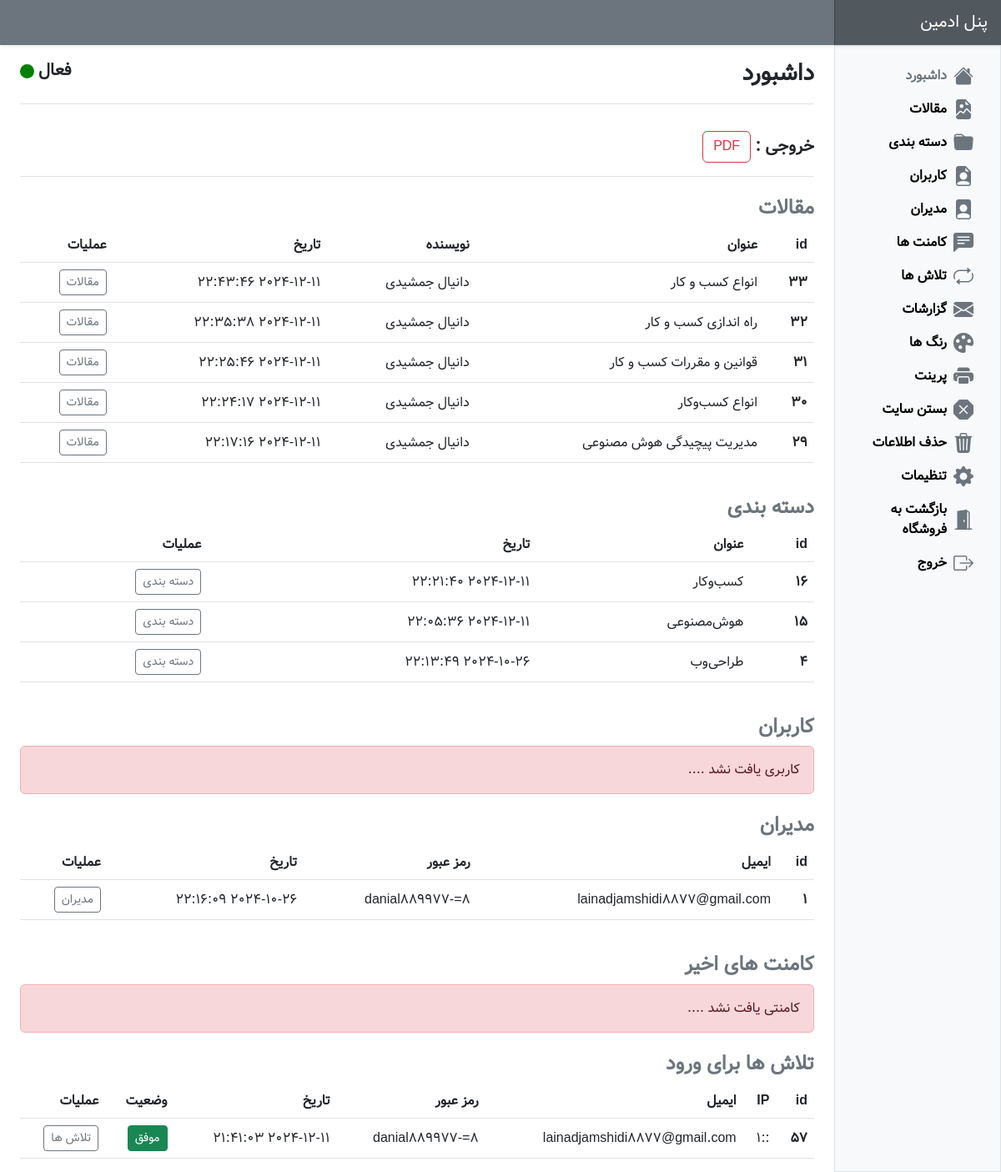
/admin-panel/index.php (signed in), run on the app's committed database.
### tables this page shows
CREATE TABLE `die` (
  `id` int(255) NOT NULL,
  `situation` int(255) NOT NULL DEFAULT 1
);

CREATE TABLE `posts` (
  `id` int(11) NOT NULL,
  `title` varchar(255) NOT NULL,
  `body` text NOT NULL,
  `category_id` int(11) NOT NULL,
  `author` varchar(255) NOT NULL,
  `image` varchar(255) NOT NULL,
  `count` varchar(255) NOT NULL DEFAULT 'count',
  `time` datetime NOT NULL DEFAULT current_timestamp()
);

CREATE TABLE `categories` (
  `id` int(11) NOT NULL,
  `title` varchar(255) NOT NULL,
  `count` varchar(255) NOT NULL DEFAULT 'count',
  `time` datetime NOT NULL DEFAULT current_timestamp()
);

CREATE TABLE `users` (
  `id` int(11) NOT NULL,
  `email` varchar(255) NOT NULL,
  `password` varchar(255) NOT NULL,
  `count` varchar(255) NOT NULL DEFAULT 'count',
  `time` datetime NOT NULL DEFAULT current_timestamp()
);

CREATE TABLE `logs` (
  `id` int(255) NOT NULL,
  `IP` varchar(255) NOT NULL,
  `situation` varchar(255) NOT NULL,
  `email` varchar(255) NOT NULL,
  `password` varchar(255) NOT NULL,
  `login_time` datetime NOT NULL DEFAULT current_timestamp(),
  `count` varchar(255) NOT NULL DEFAULT 'count'
);

### admin-panel/include/db.php (called while the page is built, shortened)
<?php
try {
    if (isset($_SESSION["warning"])) {
        $warning = "text-warning";
    } else if (isset($_SESSION["danger"])) {
        $danger = "text-danger";
    } else if (isset($_SESSION["primary"])) {
        $primary = "text-primary";
    } else if (isset($_SESSION["success"])) {
        $success = "text-success";
    } else {
        $secondary = "text-secondary";
    }
    if (isset($_SESSION["warning"])) {
        $btn_warning = "btn-outline-warning";
    } else if (isset($_SESSION["danger"])) {
        $btn_danger = "btn-outline-danger";
    } else if (isset($_SESSION["primary"])) {
        $btn_primary = "btn-outline-primary";
    } else if (isset($_SESSION["success"])) {
        $btn_success = "btn-outline-success";
    } else {
        $btn_secondary = "btn-outline-secondary";
    }
} catch (PDOException $e) {
    $e->getMessage();
    die;
}

### admin-panel/index.php (the view, shortened to what this page needs)
<div id="after_load">
    <?php
    include "./include/layout/header.php";
    $posts = $db->query("SELECT * FROM posts ORDER BY id DESC LIMIT 5");
    $comments = $db->query("SELECT * FROM comments ORDER BY id DESC LIMIT 5");
    $categories = $db->query("SELECT * FROM categories ORDER BY id DESC");
    $registers = $db->query("SELECT * FROM registers ORDER BY id DESC");
    $users = $db->query("SELECT * FROM users ORDER BY id DESC");
    $logs = $db->query("SELECT * FROM logs ORDER BY id DESC");
    ?>
    <div class="container-fluid">
        <div class="row">
            <?php
            include "./include/layout/sidebar.php"
            ?>
            <main class="col-md-9 ms-sm-auto col-lg-10 px-md-4">
                <div class="d-flex justify-content-between flex-wrap flex-md-nowrap align-items-center pt-3 pb-2 mb-3 border-bottom">
                    <h1 class="fs-3 fw-bold">داشبورد</h1>
                    <?php
                    $die = $db->prepare("SELECT situation FROM die");
                    $die->execute();
                    foreach ($die as $cls) {
                        if ($cls["situation"] === 1) {
                    ?>
                            <div class="situation">
                                <p class="fs-5 fw-bold"> فعال </p><span style="background: green;"></span>
                            </div>
                        <?php
                        } else {
                        ?>
                            <div class="situation">
                                <p class="fs-5 fw-bold"> غیر فعال </p><span style="background: red;"></span>
                            </div>
                    <?php
                        }
                    }
                    ?>
                </div>
                <form action="pages/excel/cetegories.php" method="post">
                    <div class="d-flex justify-content-between flex-wrap flex-md-nowrap align-items-center pt-3 pb-2 mb-3 border-bottom">
                        <h3 class="fs-5 fw-bold"> خروجی : <a onclick="window.print();" class="btn btn-outline-danger <?= $btn_secondary ?> <?= $btn_warning ?> <?= $btn_danger ?> <?= $btn_primary ?> <?= $btn_success ?>"> PDF </a> </h3>
                    </div>
                </form>
                <div class="mt-4">
                    <h4 class="<?= $secondary ?> <?= $warning ?> <?= $danger ?> <?= $primary ?> <?= $success ?> fw-bold"> مقالات </h4>
                    <?php if ($posts->rowCount() > 0) : ?>
                        <div class="table-responsive small">
                            <table class="table table-hover align-middle">
                                <thead>
                                    <tr>
                                        <th>id</th>
                                        <th>عنوان</th>
                                        <th>نویسنده</th>
                                        <th> تاریخ </th>
                                        <th>عملیات</th>
                                    </tr>
                                </thead>
                                <tbody>
                                    <?php foreach ($posts as $post) : ?>
                                        <tr>
                                            <th><?= $post['id'] ?></th>
                                            <td><?= $post['title'] ?></td>
                                            <td><?= $post['author'] ?></td>
                                            <td><?= $post['time'] ?></td>
                                            <td>
                                                <a href="./pages/posts" class="btn btn-sm <?= $btn_secondary ?> <?= $btn_warning ?> <?= $btn_danger ?> <?= $btn_primary ?> <?= $btn_success ?>"> مقالات </a>
                                            </td>
                                        </tr>
                                    <?php endforeach ?>
                                </tbody>
                            </table>
                        </div>
                    <?php endif ?>
                </div>
                <div class="mt-4">
                    <h4 class="<?= $secondary ?> <?= $warning ?> <?= $danger ?> <?= $primary ?> <?= $success ?> fw-bold">دسته بندی</h4>
                    <?php if ($categories->rowCount() > 0) : ?>
                        <div class="table-responsive small">
                            <table class="table table-hover align-middle">
                                <thead>
                                    <tr>
                                        <th>id</th>
                                        <th>عنوان</th>
                                        <th> تاریخ </th>
                                        <th>عملیات</th>
                                    </tr>
                                </thead>
                                <tbody>
                                    <?php foreach ($categories as $category) : ?>
                                        <tr>
                                            <th><?= $category['id'] ?></th>
                                            <td><?= $category['title'] ?></td>
                                            <td><?= $category['time'] ?></td>
                                            <td>
                                                <a href="./pages/categories" class="btn btn-sm <?= $btn_secondary ?> <?= $btn_warning ?> <?= $btn_danger ?> <?= $btn_primary ?> <?= $btn_success ?>"> دسته بندی </a>
                                            </td>
                                        </tr>
                                    <?php endforeach ?>
                                </tbody>
                            </table>
                        </div>
                    <?php endif ?>
                </div>
                <div class="mt-4">
                    <h4 class="<?= $secondary ?> <?= $warning ?> <?= $danger ?> <?= $primary ?> <?= $success ?> fw-bold"> کاربران </h4>
                    <?php if ($registers->rowCount() > 0) : ?>
                        <div class="table-responsive small">
                            <table class="table table-hover align-middle">
                                <thead>
                                    <tr>
                                        <th>id</th>
                                        <th>نام</th>
                                        <th> نام خانوادگی </th>
                                        <th> نام کاربری </th>
                                        <th> ایمیل </th>
                                        <th> رمز عبور </th>
                                        <th> تاریخ </th>
                                        <th>عملیات</th>
                                    </tr>
                                </thead>
                                <tbody>
                                    <?php foreach ($registers as $register) : ?>
                                        <tr>
                                            <th><?= $register['id'] ?></th>
                                            <td><?= $register['fname'] ?></td>
                                            <td><?= $register['lname'] ?></td>
                                            <td><?= $register['username'] ?></td>
                                            <td><?= $register['email'] ?></td>
                                            <td><?= $register['password'] ?></td>
                                            <td><?= $register['time'] ?></td>
                                            <td>
                                                <a href="./pages/registers" class="btn btn-sm <?= $btn_secondary ?> <?= $btn_warning ?> <?= $btn_danger ?> <?= $btn_primary ?> <?= $btn_success ?>"> کاربران </a>
                                            </td>
                                        </tr>
                                    <?php endforeach ?>
                                </tbody>
                            </table>
                        </div>
                    <?php else : ?>
                        <div class="col">
                            <div class="alert alert-danger">
                                کاربری یافت نشد ....
                            </div>
                        </div>
                    <?php endif ?>
                </div>
                <div class="mt-4">
                    <h4 class="<?= $secondary ?> <?= $warning ?> <?= $danger ?> <?= $primary ?> <?= $success ?> fw-bold"> مدیران </h4>
                    <?php if ($users->rowCount() > 0) : ?>
                        <div class="table-responsive small">
                            <table class="table table-hover align-middle">
                                <thead>
                                    <tr>
                                        <th>id</th>
                                        <th> ایمیل </th>
                                        <th> رمز عبور </th>
                                        <th> تاریخ </th>
                                        <th>عملیات</th>
                                    </tr>
                                </thead>
                                <tbody>
                                    <?php foreach ($users as $user) : ?>
                                        <tr>
                                            <th><?= $user['id'] ?></th>
                                            <td><?= $user['email'] ?></td>
                                            <td><?= $user['password'] ?></td>
                                            <td><?= $user['time'] ?></td>
                                            <td>
                                                <a href="./pages/users" class="btn btn-sm <?= $btn_secondary ?> <?= $btn_warning ?> <?= $btn_danger ?> <?= $btn_primary ?> <?= $btn_success ?>"> مدیران </a>
                                            </td>
                                        </tr>
                                    <?php endforeach ?>
                                </tbody>
                            </table>
                        </div>
                    <?php endif ?>
                </div>
                <div class="mt-4">
                    <h4 class="<?= $secondary ?> <?= $warning ?> <?= $danger ?> <?= $primary ?> <?= $success ?> fw-bold">کامنت های اخیر</h4>
                    <?php if ($comments->rowCount() > 0) : ?>
                        <div class="table-responsive small">
                            <table class="table table-hover align-middle">
                                <thead>
                                    <tr>
                                        <th>id</th>
                                        <th>نام</th>
                                        <th>متن کامنت</th>
                                        <th> تاریخ </th>
                                        <th>عملیات</th>
                                    </tr>
                                </thead>
                                <tbody>
                                    <?php foreach ($comments as $comment) : ?>
                                        <tr>
                                            <th><?= $comment['id'] ?></th>
                                            <td><?= $comment['name'] ?></td>
                                            <td><?= $comment['comment'] ?></td>
                                            <td><?= $comment['time'] ?></td>
                                            <td>
                                                <a href="./pages/comments" class="btn btn-sm <?= $btn_secondary ?> <?= $btn_warning ?> <?= $btn_danger ?> <?= $btn_primary ?> <?= $btn_success ?>"> نظرات </a>
                                            </td>
                                        </tr>
                                    <?php endforeach ?>
                                </tbody>
                            </table>
                        </div>
                    <?php else : ?>
                        <div class="col">
                            <div class="alert alert-danger">
                                کامنتی یافت نشد ....
                            </div>
                        </div>
                    <?php endif ?>
                </div>
                <div class="mt-4">
                    <h4 class="<?= $secondary ?> <?= $warning ?> <?= $danger ?> <?= $primary ?> <?= $success ?> fw-bold"> تلاش ها برای ورود </h4>
                    <?php if ($logs->rowCount() > 0) : ?>
                        <div class="table-responsive small">
                            <table class="table table-hover align-middle">
                                <thead>
                                    <tr>
                                        <th>id</th>
                                        <th>IP</th>
                                        <th>ایمیل</th>
                                        <th>رمز عبور</th>
                                        <th> تاریخ </th>
                                        <th>وضعیت</th>
                                        <th>عملیات</th>
                                    </tr>
                                </thead>
                                <tbody>
                                    <?php foreach ($logs as $log) : ?>
                                        <tr>
                                            <th><?= $log['id'] ?></th>
                                            <td><?= $log['IP'] ?></td>
                                            <td><?= $log['email'] ?></td>
                                            <td><?= $log['password'] ?></td>
                                            <td><?= $log['login_time'] ?></td>
                                            <th><a class="<?= $log['situation'] == "موفق" ? "btn btn-sm btn-success" : "btn btn-sm btn-danger" ?>"><?= $log['situation'] ?></a></th>
                                            <td>
                                                <a href="./pages/logs" class="btn btn-sm <?= $btn_secondary ?> <?= $btn_warning ?> <?= $btn_danger ?> <?= $btn_primary ?> <?= $btn_success ?>"> تلاش ها </a>
                                            </td>
                                        </tr>
                                    <?php endforeach ?>
                                </tbody>
                            </table>
                        </div>
                    <?php endif ?>
                </div>
            </main>
        </div>
    </div>
    <?php
    include "./include/layout/footer.php"
    ?>
</div>

### data on the page
die: situation "فعال"
posts: id "33", title "انواع کسب و کار", author "دانیال جمشیدی", time "2024-12-11 22:43:46"
posts: id "32", title "راه اندازی کسب و کار", author "دانیال جمشیدی", time "2024-12-11 22:35:38"
posts: id "31", title "قوانین و مقررات کسب و کار", author "دانیال جمشیدی", time "2024-12-11 22:25:46"
posts: id "30", title "انواع کسب‌وکار", author "دانیال جمشیدی", time "2024-12-11 22:24:17"
posts: id "29", title "مدیریت پیچیدگی هوش مصنوعی", author "دانیال جمشیدی", time "2024-12-11 22:17:16"
categories: id "16", title "کسب‌وکار", time "2024-12-11 22:21:40"
categories: id "15", title "هوش‌مصنوعی", time "2024-12-11 22:05:36"
categories: id "4", title "طراحی‌وب", time "2024-10-26 22:13:49"
users: id "1", email "lainadjamshidi8877@gmail.com", password "danial889977-=8", time "2024-10-26 22:16:09"
logs: id "57", IP "::1", email "lainadjamshidi8877@gmail.com", password "danial889977-=8", login_time "2024-12-11 21:41:03", situation "موفق"
